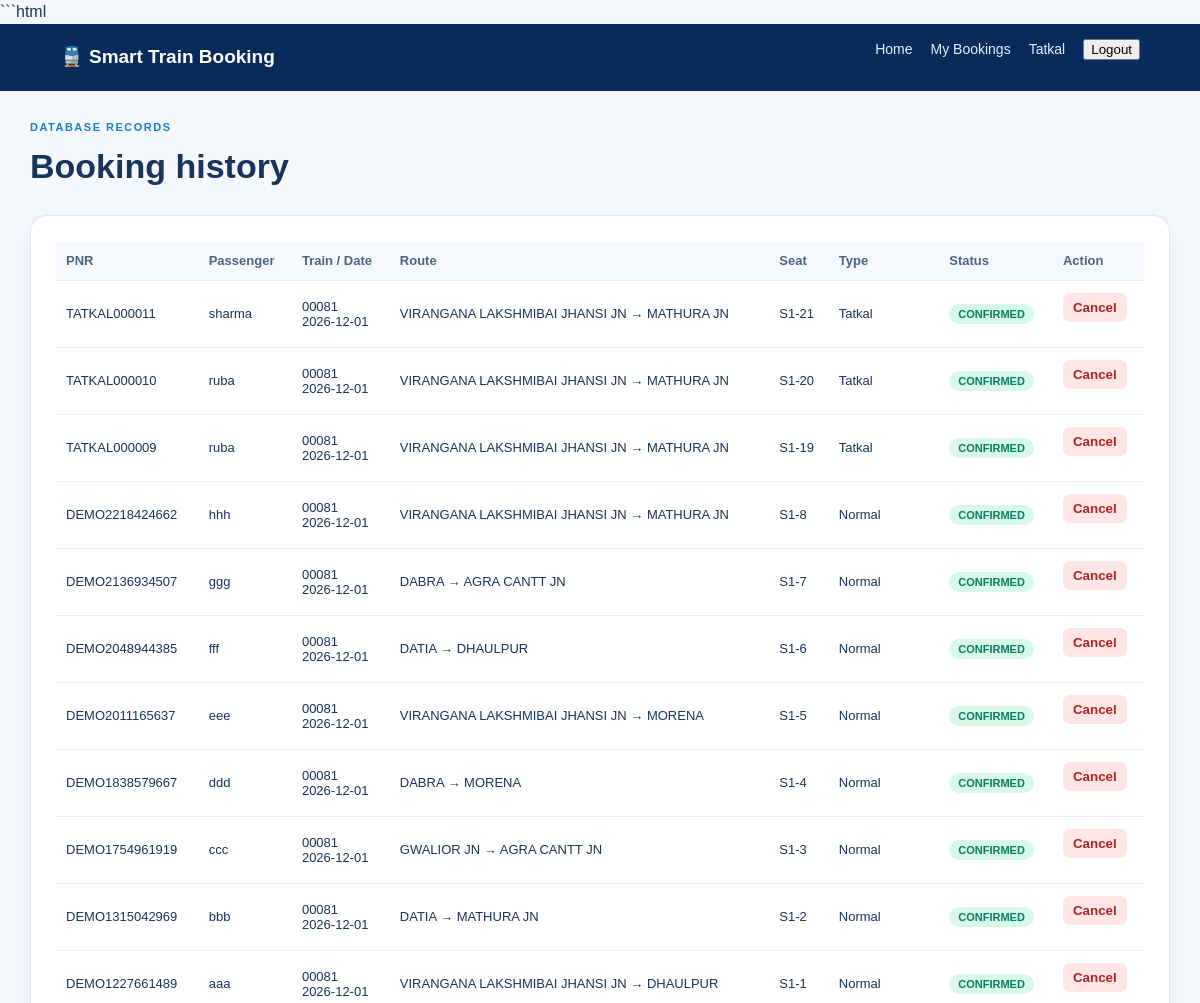
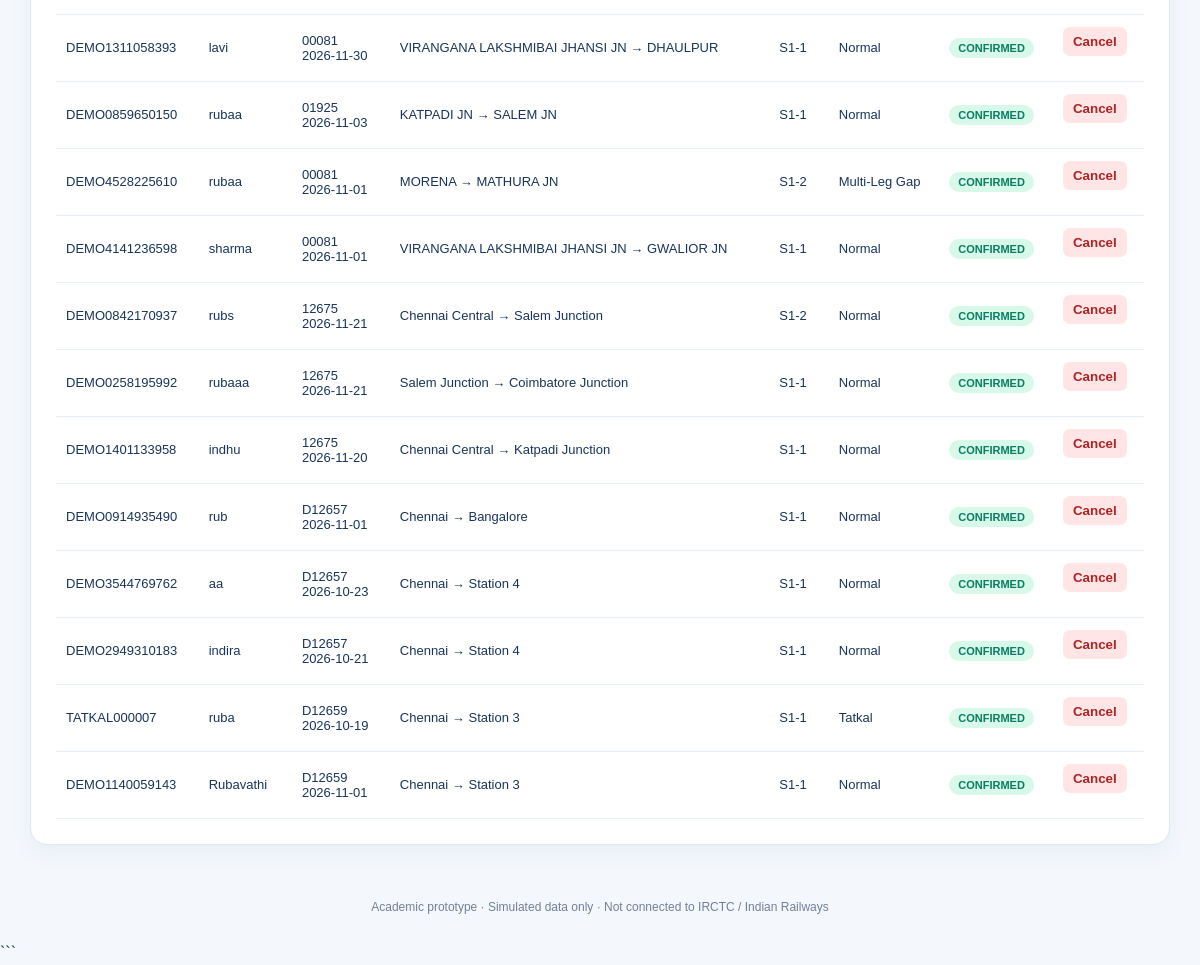
The app's page /bookings (signed in) with its own data (2 pictures, top to bottom).
### tables this page shows
CREATE TABLE bookings (
            id INTEGER PRIMARY KEY AUTOINCREMENT,
            pnr TEXT UNIQUE NOT NULL,
            passenger_name TEXT NOT NULL,
            train_id TEXT NOT NULL,
            train_name TEXT NOT NULL,
            journey_date TEXT NOT NULL,
            source TEXT NOT NULL,
            destination TEXT NOT NULL,
            source_idx INTEGER NOT NULL,
            destination_idx INTEGER NOT NULL,
            coach TEXT NOT NULL DEFAULT 'S1',
            seat_no INTEGER NOT NULL,
            booking_type TEXT NOT NULL DEFAULT 'Normal',
            status TEXT NOT NULL DEFAULT 'CONFIRMED',
            gap_start TEXT,
            gap_hours REAL NOT NULL DEFAULT 0,
            created_at TEXT NOT NULL
        , user_id INTEGER REFERENCES users(id));

### app.py (the view)
@app.route("/bookings")
@login_required
def bookings():
    with get_connection() as con:
        if current_user.role == "admin":
            rows = con.execute(
                "SELECT * FROM bookings ORDER BY id DESC"
            ).fetchall()
        else:
            rows = con.execute(
                """
                SELECT * FROM bookings
                WHERE user_id = ?
                ORDER BY id DESC
                """,
                (current_user.id,)
            ).fetchall()
    return render_template("bookings.html", bookings=rows)

### app.py (called while the page is built)
@login_manager.user_loader
def load_user(user_id):
    with get_connection() as con:
        row = con.execute(
            "SELECT id, username, role FROM users WHERE id = ?",
            (user_id,)
        ).fetchone()
    if row is None:
        return None
    return User(row["id"], row["username"], row["role"])

### database.py (called while the page is built)
def get_connection():
    con = sqlite3.connect(DB_PATH)
    con.row_factory = sqlite3.Row
    return con

### templates/bookings.html
{% extends "base.html" %}{% block content %}<div class="page-head"><span class="eyebrow">DATABASE RECORDS</span><h1>Booking history</h1></div><section class="panel table-wrap"><table><thead><tr><th>PNR</th><th>Passenger</th><th>Train / Date</th><th>Route</th><th>Seat</th><th>Type</th><th>Status</th><th>Action</th></tr></thead><tbody>
{% for b in bookings %}<tr><td>{{ b.pnr }}</td><td>{{ b.passenger_name }}</td><td>{{ b.train_id }}<br>{{ b.journey_date }}</td><td>{{ b.source }} → {{ b.destination }}</td><td>{{ b.coach }}-{{ b.seat_no }}</td><td>{{ b.booking_type }}</td><td><span class="badge {% if b.status == 'CONFIRMED' %}green{% else %}red{% endif %}">{{ b.status }}</span></td><td>{% if b.status == 'CONFIRMED' %}<form method="post" action="{{ url_for('cancel', pnr=b.pnr) }}"><button class="small-btn danger">Cancel</button></form>{% else %}—{% endif %}</td></tr>{% else %}<tr><td colspan="8" class="empty">No bookings yet.</td></tr>{% endfor %}</tbody></table></section>{% endblock %}

### templates/base.html (shortened to what this page needs)
<!doctype html>
<html lang="en">
<head>
    <link
        rel="stylesheet"
        href="{{ url_for('static', filename='style.css') }}"
    >
</head>
<body>
    <header class="topbar">
        <a class="brand" href="{{ url_for('index') }}">
            🚆 Smart Train Booking
        </a>
        <nav>
            {% if current_user.is_authenticated %}
                <a href="{{ url_for('index') }}">Home</a>
                {% if current_user.role == 'admin' %}
                    <a href="{{ url_for('bookings') }}">
                        All Bookings
                    </a>
                    <a href="{{ url_for('tatkal') }}">
                        Tatkal Queue
                    </a>
                    <a href="{{ url_for('dashboard') }}">
                        Analytics
                    </a>
                {% else %}
                    <a href="{{ url_for('bookings') }}">
                        My Bookings
                    </a>
                    <a href="{{ url_for('tatkal') }}">
                        Tatkal
                    </a>
                {% endif %}
                <form
                    method="POST"
                    action="{{ url_for('logout') }}"
                    style="display: inline;"
                >
                    <button type="submit">Logout</button>
                </form>
            {% endif %}
        </nav>
    </header>
    <main class="container">
        {% block content %}{% endblock %}
    </main>
    <footer>
        Academic prototype · Simulated data only ·
        Not connected to IRCTC / Indian Railways
    </footer>
</body>
</html>

### static/style.css (style rules this page uses)
:root { --navy:#0a2f63;--blue:#1769e0;--ink:#18345b;--muted:#64748b;--line:#dbe7f5 }
* { box-sizing:border-box }
body { margin:0;background:#f4f8fd;color:var(--ink);font-family:Arial,Helvetica,sans-serif;line-height:1.5 }
.topbar { background:#082b5c;color:white;padding:15px 5%;display:flex;justify-content:space-between;align-items:center;gap:18px;flex-wrap:wrap }
.brand { font-weight:bold;color:white;text-decoration:none;font-size:19px }
.topbar nav { display:flex;gap:18px;flex-wrap:wrap }
.topbar nav a { color:#e6f1ff;text-decoration:none;font-size:14px }
.container { max-width:1180px;margin:28px auto;padding:0 20px }
.eyebrow { font-size:11px;font-weight:bold;letter-spacing:1.5px;color:#1680c9 }
.panel { background:white;border:1px solid var(--line);border-radius:17px;padding:25px;margin:23px 0;box-shadow:0 8px 24px #153b680d }
.page-head h1 { font-size:34px;margin:5px 0 }
.badge { display:inline-block;padding:4px 9px;border-radius:20px;font-size:11px;font-weight:bold }
.green { background:#d8f8e9;color:#087e62 }
.table-wrap { overflow-x:auto }
table { width:100%;border-collapse:collapse;font-size:13px }
th,td { text-align:left;padding:12px 10px;border-bottom:1px solid #e6edf6;white-space:nowrap }
th { background:#f5f8fc;color:#4c6382 }
.small-btn { border:0;border-radius:7px;padding:7px 10px;background:#dcecff;color:#124c99;font-weight:bold;cursor:pointer }
.danger { background:#ffe5e5;color:#ad2424 }
footer { text-align:center;color:#718096;font-size:12px;padding:25px }

### records on screen
bookings: pnr "TATKAL000011", passenger_name "sharma", train_id "00081", journey_date "2026-12-01", source "VIRANGANA LAKSHMIBAI JHANSI JN", destination "MATHURA JN", coach "S1", seat_no "21", booking_type "Tatkal", status "CONFIRMED"
bookings: pnr "TATKAL000010", passenger_name "ruba", train_id "00081", journey_date "2026-12-01", source "VIRANGANA LAKSHMIBAI JHANSI JN", destination "MATHURA JN", coach "S1", seat_no "20", booking_type "Tatkal", status "CONFIRMED"
bookings: pnr "TATKAL000009", passenger_name "ruba", train_id "00081", journey_date "2026-12-01", source "VIRANGANA LAKSHMIBAI JHANSI JN", destination "MATHURA JN", coach "S1", seat_no "19", booking_type "Tatkal", status "CONFIRMED"
bookings: pnr "DEMO2218424662", passenger_name "hhh", train_id "00081", journey_date "2026-12-01", source "VIRANGANA LAKSHMIBAI JHANSI JN", destination "MATHURA JN", coach "S1", seat_no "8", booking_type "Normal", status "CONFIRMED"
bookings: pnr "DEMO2136934507", passenger_name "ggg", train_id "00081", journey_date "2026-12-01", source "DABRA", destination "AGRA CANTT JN", coach "S1", seat_no "7", booking_type "Normal", status "CONFIRMED"
bookings: pnr "DEMO2048944385", passenger_name "fff", train_id "00081", journey_date "2026-12-01", source "DATIA", destination "DHAULPUR", coach "S1", seat_no "6", booking_type "Normal", status "CONFIRMED"
bookings: pnr "DEMO2011165637", passenger_name "eee", train_id "00081", journey_date "2026-12-01", source "VIRANGANA LAKSHMIBAI JHANSI JN", destination "MORENA", coach "S1", seat_no "5", booking_type "Normal", status "CONFIRMED"
bookings: pnr "DEMO1838579667", passenger_name "ddd", train_id "00081", journey_date "2026-12-01", source "DABRA", destination "MORENA", coach "S1", seat_no "4", booking_type "Normal", status "CONFIRMED"
bookings: pnr "DEMO1754961919", passenger_name "ccc", train_id "00081", journey_date "2026-12-01", source "GWALIOR JN", destination "AGRA CANTT JN", coach "S1", seat_no "3", booking_type "Normal", status "CONFIRMED"
bookings: pnr "DEMO1315042969", passenger_name "bbb", train_id "00081", journey_date "2026-12-01", source "DATIA", destination "MATHURA JN", coach "S1", seat_no "2", booking_type "Normal", status "CONFIRMED"
bookings: pnr "DEMO1227661489", passenger_name "aaa", train_id "00081", journey_date "2026-12-01", source "VIRANGANA LAKSHMIBAI JHANSI JN", destination "DHAULPUR", coach "S1", seat_no "1", booking_type "Normal", status "CONFIRMED"
bookings: pnr "DEMO1311058393", passenger_name "lavi", train_id "00081", journey_date "2026-11-30", source "VIRANGANA LAKSHMIBAI JHANSI JN", destination "DHAULPUR", coach "S1", seat_no "1", booking_type "Normal", status "CONFIRMED"
bookings: pnr "DEMO0859650150", passenger_name "rubaa", train_id "01925", journey_date "2026-11-03", source "KATPADI JN", destination "SALEM JN", coach "S1", seat_no "1", booking_type "Normal", status "CONFIRMED"
bookings: pnr "DEMO4528225610", passenger_name "rubaa", train_id "00081", journey_date "2026-11-01", source "MORENA", destination "MATHURA JN", coach "S1", seat_no "2", booking_type "Multi-Leg Gap", status "CONFIRMED"
bookings: pnr "DEMO4141236598", passenger_name "sharma", train_id "00081", journey_date "2026-11-01", source "VIRANGANA LAKSHMIBAI JHANSI JN", destination "GWALIOR JN", coach "S1", seat_no "1", booking_type "Normal", status "CONFIRMED"
bookings: pnr "DEMO0842170937", passenger_name "rubs", train_id "12675", journey_date "2026-11-21", source "Chennai Central", destination "Salem Junction", coach "S1", seat_no "2", booking_type "Normal", status "CONFIRMED"
bookings: pnr "DEMO0258195992", passenger_name "rubaaa", train_id "12675", journey_date "2026-11-21", source "Salem Junction", destination "Coimbatore Junction", coach "S1", seat_no "1", booking_type "Normal", status "CONFIRMED"
bookings: pnr "DEMO1401133958", passenger_name "indhu", train_id "12675", journey_date "2026-11-20", source "Chennai Central", destination "Katpadi Junction", coach "S1", seat_no "1", booking_type "Normal", status "CONFIRMED"
bookings: pnr "DEMO0914935490", passenger_name "rub", train_id "D12657", journey_date "2026-11-01", source "Chennai", destination "Bangalore", coach "S1", seat_no "1", booking_type "Normal", status "CONFIRMED"
bookings: pnr "DEMO3544769762", passenger_name "aa", train_id "D12657", journey_date "2026-10-23", source "Chennai", destination "Station 4", coach "S1", seat_no "1", booking_type "Normal", status "CONFIRMED"
bookings: pnr "DEMO2949310183", passenger_name "indira", train_id "D12657", journey_date "2026-10-21", source "Chennai", destination "Station 4", coach "S1", seat_no "1", booking_type "Normal", status "CONFIRMED"
bookings: pnr "TATKAL000007", passenger_name "ruba", train_id "D12659", journey_date "2026-10-19", source "Chennai", destination "Station 3", coach "S1", seat_no "1", booking_type "Tatkal", status "CONFIRMED"
bookings: pnr "DEMO1140059143", passenger_name "Rubavathi", train_id "D12659", journey_date "2026-11-01", source "Chennai", destination "Station 3", coach "S1", seat_no "1", booking_type "Normal", status "CONFIRMED"
